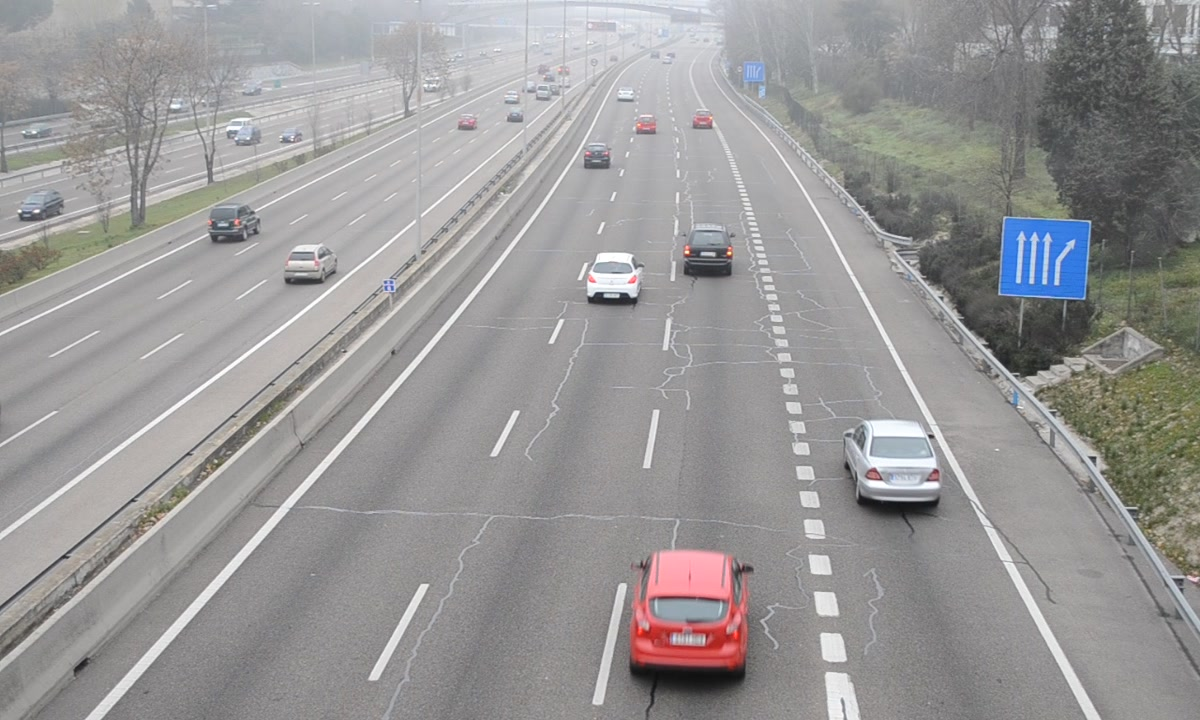
#> input picture Lab6/vehicular_traffic.jpg, 1200 x 720 px
$ jupyter execute Lab6_jupyter.ipynb   (older library calls are emulated)
#> lines starting #> are read from the running program, lines starting #| are printed output that depends on the picture
## Laboratorio 6: Image edge detection using derivative operators

- Elaborado por: Oscar Omar Martínez Lujano
- Matrícula: 352228
- Carrera: ITR
- Fecha: 2019-03-12

### Introduction
There are many ways to perform edge detection. However, the most may be grouped into two categories, gradient and Laplacian. The gradient method detects the edges by looking for the maximum and minimum in the first derivative of the image. The Laplacian method searches for zerocrossings in the second derivative of the image to find edges. This first figure shows the edges of an image detected using the gradient method (Roberts, Prewitt, Sobel) and the Laplacian method (Marrs-Hildreth).

Edge detection includes a variety of mathematical methods that aim at identifying points in a digital image at which the image brightness changes sharply or, more formally, has discontinuities. The points at which image brightness changes sharply are typically organized into a set of curved line segments termed edges. The same problem of finding discontinuities in one-dimensional signals is known as step detection and the problem of finding signal discontinuities over time is known as change detection. Edge detection is a fundamental tool in image processing, machine vision and computer vision, particularly in the areas of feature detection and feature extraction.

The purpose of detecting sharp changes in image brightness is to capture important events and changes in properties of the world. It can be shown that under rather general assumptions for an image formation model, discontinuities in image brightness are likely to correspond to:

    - discontinuities in depth,
    - discontinuities in surface orientation,
    - changes in material properties and
    - variations in scene illumination.

In the ideal case, the result of applying an edge detector to an image may lead to a set of connected curves that indicate the boundaries of objects, the boundaries of surface markings as well as curves that correspond to discontinuities in surface orientation. Thus, applying an edge detection algorithm to an image may significantly reduce the amount of data to be processed and may therefore filter out information that may be regarded as less relevant, while preserving the important structural properties of an image. If the edge detection step is successful, the subsequent task of interpreting the information contents in the original image may therefore be substantially simplified. However, it is not always possible to obtain such ideal edges from real life images of moderate complexity.

### Objectives

In this lab, you will learn about image edge detection. Edge detection is an important aspect in computer vision as it allows you to describe an object by one of its feature, which is its shape. Figure 1 (source) shows a road scenario where some of the main actors are pedestrians, cyclists, cars, trucks, traffic lights, pedestrian lights, trees, etc. Below that figure there are four particular images that show the edges of portions of the main image. Can you identify to what objects in the colour image those edge images correspond?. Because edges seem to be important when identifying or classifying objects, edge detection will be the core of this lab.

### Requerimientos del Laboratorio

EL software, hardware y herramientas de programación requeridas en este lab son:

    - Raspberry Pi with WiFi connection capabilities
    - Jupyter Notebook
    - Python >= 3.5.2
    - OpenCV 3.2
    - Git
    - GitHub account
    - Markdown editor (recommended: ReText 5.3.1)

### Procedimiento

The origin of edges in an image may comes from different factors, among them are:

    - surface normal discontinuity
    - depth discontinuity
    - surface colour discontinuity
    - illumination discontinuity

Figure 2 (source) illustrates each of these factors. However, how can we determine whether or not a particular pixel is part of a edge?. It seems that edges are steep cliffs or steep changes occurring somewhere in the image function f(x,y). For the greyscale image shown on the left in Figure 3, if we extracted its edges, they would look like those shown on the centre image. As can be seen from the right image, edges certainly represent steep changes in pixel value intensities. In this 3D representation, the x and y axes represent the width and height of the greyscale image; whereas the z axis represent the intensity value of each pixel.

In order to detect edges in images, we then need to look for strong changes within an image region neighborhood. As we will later describe, the neighborhood size and the approach to detect strong changes in that neighborhood are two important aspect to consider when detecting edges.

From our calculus class, we can recall that the derivative of a function f(x) determines the direction in which that function changes more rapidly. Hence, we can use derivatives to detect edges. For the left subfigure shown in Figure 4 (source: S. Lazebnik), if we extract a scanline at a particular row, as that depicted in red, and plot that data, we would obtain the profile shown in the centre subfigure. If we then apply the derivative to that profile, we would obtain the first derivative, this is shown in the right subfigure. It seems then that the edges of the left subfigure correspond to the extrema of the first derivative, being the maximum negative and positive slopes the ones instantiating the left and right edges. Therefore, finding edges in an image will have to do with finding peak values in the derivative of a function. The way to find these peaks in the derivate of a function relates to applying a differential operator to that function.

#### The Gradient

Differential operators are used to return the derivatives of an image f(x,y) along both the x and y axes, partial-derivative-of-f-wrt-x, partial-derivative-of-f-wrt-y, respectively. One of the main advantages of using differential operators is that they can be modelled as kernels or masks so that we can apply convolution or correlation to find the image gradient function of f(x,y), denoted by gradiente-of-f-symbol, which is a two-dimensional column vector as follows:

This vector has the importance geometrical property that it points in the direction of the greatest rate of change of f at location (x,y). The gradient magnitude and gradient direction are given by:

OpenCV has the method cv2.filter2D() that convolves an image with a kernel differential operator. Amongst the most well known differential operators are:

- Sobel Operator
- Prewitt Operator
- Roberts Operator
- Scharr Operator

In this section, we will focus on the Sobel operator, however, instead of using the cv2.filter2D() method, we will make use of the cv2.Sobel() function.

### a. Libraries

The following libraries are used in the code of this lab.

- ```cv2```: Implementa una gran variedad de algorítmos de procesamiento de imágenes y visión computacional.
- ```numpy:``` Crea y manipula listas, análisis numérico, etc.
- `matplotlib.pyplot:` Produce publicaciones con figuras de calidad en una variedad de formatos de copia impresa y entornos interactivos en todas las plataformas.

[cell 1]
# importa librerías estandar
import numpy as numpy
import cv2
import matplotlib.pyplot as plt

### b. Sobel Operator

The code below illustrates how we can detect edges using the Sobel operator. This will serve as the basis for you to implement the Prewitt and Roberts using the cv2.filter2D() method. If you want to detect both edges, better option is to keep the output datatype to some higher forms, like cv2.CV_16S, cv2.CV_64F etc, take its absolute value and then convert back to cv2.CV_8U. Below code demonstrates this procedure for a horizontal Sobel filter and difference in results.

- `cv2.Sobel(src, ddepth, dx, dy[, dst[, ksize[, scale[, delta[, borderType]]]]])`
    - Calculates the first, second, third, or mixed image derivatives using an extended Sobel operator.
    - src – input image.
    - ddepth –output image depth; the following combinations of src.depth() and ddepth are supported:
            src.depth() = CV_8U, ddepth = -1/CV_16S/CV_32F/CV_64F
            src.depth() = CV_16U/CV_16S, ddepth = -1/CV_32F/CV_64F
            src.depth() = CV_32F, ddepth = -1/CV_32F/CV_64F
            src.depth() = CV_64F, ddepth = -1/CV_64F
            when ddepth=-1, the destination image will have the same depth as the source; in the case of 8-bit input images it will result in truncated derivatives.
    - xorder – order of the derivative x.
    - yorder – order of the derivative y.
    - ksize – size of the extended Sobel kernel; it must be 1, 3, 5, or 7.
    - scale – optional scale factor for the computed derivative values; by default, no scaling is applied (see getDerivKernels() for details).
    - delta – optional delta value that is added to the results prior to storing them in dst.
    - borderType – pixel extrapolation method (see borderInterpolate for details).
    - **returns** – output image of the same size and the same number of channels as src .


- `numpy.absolute(x, /, out=None, *, where=True, casting='same_kind', order='K', dtype=None, subok=True[, signature, extobj])`
    - Calculate the absolute value element-wise.
    - x:array_like - Input array.
    - out : ndarray, None, or tuple of ndarray and None, optional
        A location into which the result is stored. If provided, it must have a shape that the inputs broadcast to. If not provided or None, a freshly-allocated array is returned. A tuple (possible only as a keyword argument) must have length equal to the number of outputs.
    - where : array_like, optional
        Values of True indicate to calculate the ufunc at that position, values of False indicate to leave the value in the output alone.
    - **returns** - absolute : ndarray
        An ndarray containing the absolute value of each element in x. For complex input, a + ib, the absolute value is \sqrt{ a^2 + b^2 }. This is a scalar if x is a scalar.

- `np.uint8`
    - Unsigned integer (0 o 255)


- `numpy.zeros_like(a, dtype=None, order='K', subok=True)`
    - Return an array of zeros with the same shape and type as a given array.
    - a:array_like - The shape and data-type of a define these same attributes of the returned array.
    - dtype:data-type (optional) - Overrides the data type of the result.
    - order:{‘C’, ‘F’, ‘A’, or ‘K’} (optional) - Overrides the memory layout of the result. ‘C’ means C-order, ‘F’ means F-order, ‘A’ means ‘F’ if a is Fortran contiguous, ‘C’ otherwise. ‘K’ means match the layout of a as closely as possible.
    - subok:bool (optional) - If True, then the newly created array will use the sub-class type of ‘a’, otherwise it will be a base-class array. Defaults to True.
    - **returns** - ndarray - array of zero with the same shame and type as a.

- `matplotlib.pyplot.xticks(ticks=None, labels=None, **kwargs)`
- `matplotlib.pyplot.yticks(ticks=None, labels=None, **kwargs)[source]`
    - Get or set the current tick locations and labels of the x-axis.
    - ticks:array_like - a list of positions at which ticks should be placed. You can pass an empty list to disable xticks.
    - labels:array_like (optional) - a list of explicit labels to place at the given locs.
    - **returns**: locs - an array of label locations
    - **returns**: labels - a list of text objects

Información obtenida de:
- https://docs.opencv.org/3.0-beta/modules/imgproc/doc/filtering.html?highlight=sobel#cv2.Sobel
- https://www.numpy.org/devdocs/user/basics.types.html
- https://docs.scipy.org/doc/numpy/reference/generated/numpy.zeros_like.html
- https://matplotlib.org/api/_as_gen/matplotlib.pyplot.xticks.html

[cell 2]
"""
	image_edge_detection_using_operators.py

	author: andres.hernandezg@udem.edu
	universidad de monterrey
"""

# import required libraries
import numpy as np
import matplotlib.pyplot as plt
import cv2


# compute Sobel gradient
def compute_absolute_sobel_gradient(img, ax='x', ksize=3, threshold=(40,140)):

	# 1) check whether img is a colour or greyscale image
	if len(img.shape)>2:

		# convert from colour to greyscale image
		grey = cv2.cvtColor(img, cv2.COLOR_BGR2GRAY)

	else:
		# if greyscale grey=img
		grey = img

	# 2) take the derivate in 'ax' axis
	if ax.lower()=='x':

		# apply the Sobel operator along the x axis
		sobel_derivative = cv2.Sobel(grey, ddepth=cv2.CV_64F, dx=1, dy=0, ksize=ksize, scale=1)

	if ax.lower()=='y':

		# apply the Sobel operator along the y axis
		sobel_derivative = cv2.Sobel(grey, ddepth=cv2.CV_64F, dx=0, dy=1, ksize=ksize, scale=1)

	# 3) take the absolute value of the derivative
	sobel_absolute = np.absolute(sobel_derivative)

	# 4) scale to 8-bit (0-255), then convert to type = np.uint8
	sobel_scaled = np.uint8(255 * sobel_absolute / np.max(sobel_absolute))

	# 5) create a mask of 1's where threshold[0] < sobel_scaled < threshold[1]
	binary_output = np.zeros_like(sobel_scaled)
	threshold_min = threshold[0]
	threshold_max = threshold[1]
	binary_output[(sobel_scaled >= threshold_min) & (sobel_scaled <= threshold_max)] = 1

    # return binary_image with gradient being detected along 'ax' axis
	return sobel_derivative, binary_output


# combine x and y derivatives using AND operation
def combine_x_and_y_binary_derivatives(img_derivative_x, img_derivative_y, threshold=(40,120)):

	# verify that both image derivatives are the same size
	if img_derivative_x.shape != img_derivative_y.shape:
		print('ERROR [combine_x_and_y_binary_derivatives]: img_binary_x and img_binary_y images should be of same size')
		exit()

	# 1) take the absolute value of the derivative
	absolute_x = np.absolute(img_derivative_x)
	absolute_y = np.absolute(img_derivative_y)

	# 2) scale to 8-bit (0-255), then convert to type = np.uint8
	absolute_scaled_x = np.uint8(255 * absolute_x / np.max(absolute_x))
	absolute_scaled_y = np.uint8(255 * absolute_y / np.max(absolute_y))

	# 3) create a mask of 1's where threshold[0] < sobel_scaled < threshold[1]
	binary_combined_gradients = np.zeros_like(absolute_scaled_x)
	indx_x = (absolute_scaled_x >= threshold[0]) & (absolute_scaled_x <= threshold[1])
	indx_y = (absolute_scaled_y >= threshold[0]) & (absolute_scaled_y <= threshold[1])
	binary_combined_gradients[indx_x|indx_y] = 1

	# return combined binary x-and-y derivatives
	return binary_combined_gradients


# compute magnitude of x and y derivatives
def compute_magnitude_of_derivatives(img_derivative_x, img_derivative_y, ksize=3, threshold=(40,120)):

	# 1) calculate the magnitude
    gradient_magnitude = np.sqrt(np.power(img_derivative_x, 2) + np.power(img_derivative_y, 2))

    # 2) scale to 8-bit (0 - 255) and convert to type = np.uint8
    gradient_scaled = np.uint8(255 * gradient_magnitude / np.max(gradient_magnitude))

    # 3) create a binary mask where mag thresholds are met
    binary_magnitude = np.zeros_like(gradient_scaled)
    binary_magnitude[(gradient_scaled >= threshold[0]) & (gradient_scaled <= threshold[1])] = 1

    return binary_magnitude


# compute orientation of magnitude of x and y derivatives
def compute_direction(img_derivative_x, img_derivative_y, threshold=(0, np.pi/2)):

	# 1) take the absolute value of the x and y gradients
    gradient_magnitude_x = np.absolute(img_derivative_x)
    gradient_magnitude_y = np.absolute(img_derivative_y)

    # 2) calculate the gradient magnitude direction
    #gradient_direction = np.arctan2(gradient_magnitude_y, gradient_magnitude_x)
    gradient_direction = np.arctan2(img_derivative_y, img_derivative_x)

    # 3) reate a binary mask where direction thresholds are met
    binary_direction = np.zeros_like(gradient_direction)
    binary_direction[(gradient_direction >= threshold[0]) & (gradient_direction <= threshold[1])] = 1

    return binary_direction


# pipeline
def run_pipeline(img_name):

	# read image
#> called with img_name = 'vehicular_traffic.jpg'
	img = cv2.imread(img_name)
#> img is the input picture: shape (720, 1200, 3); mean B, G, R 151.1, 151.1, 152.5

	# verify that image `img` exist
	if img is None:
		print('ERROR: image ', img_name, 'could not be read')
		exit()

	# compute sobel derivative along x axis
	img_derivative_x, img_binary_x = compute_absolute_sobel_gradient(img, ax='x', ksize=3, threshold=(40,140))
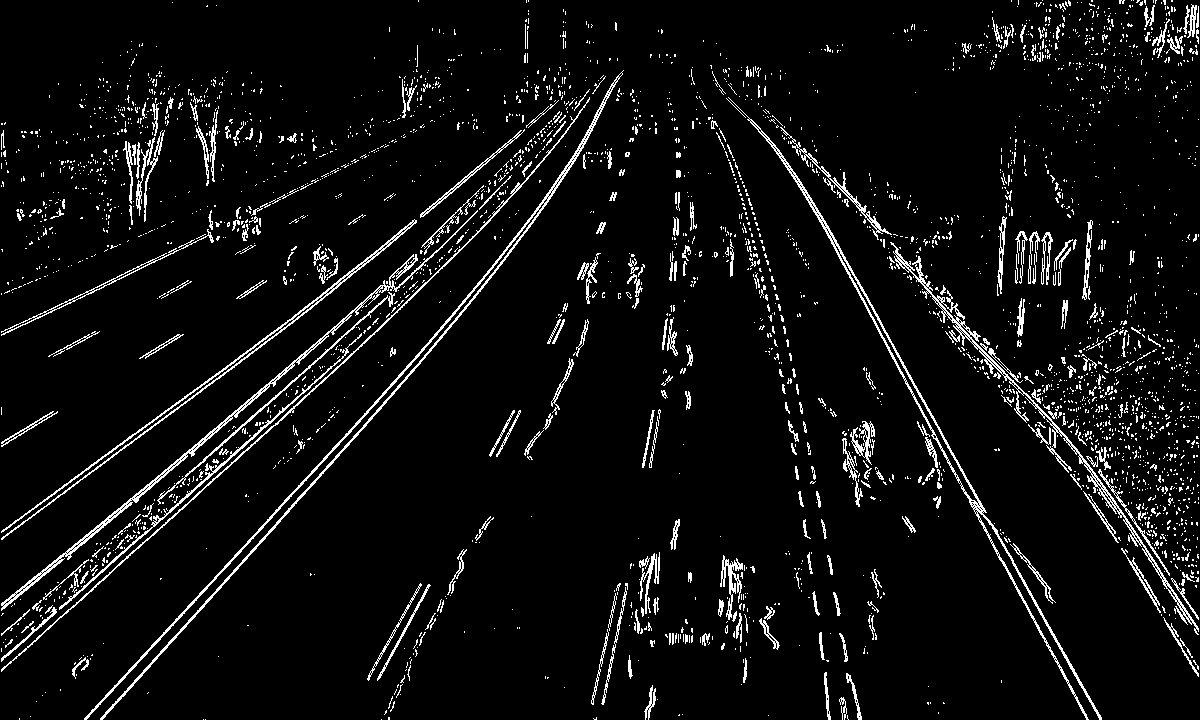
#> img_binary_x: shape (720, 1200); values 0 (black) and 1 (white), 5.8% white in thin lines or dots

	# compute sobel derivative along y axis
	img_derivative_y, img_binary_y = compute_absolute_sobel_gradient(img, ax='y', ksize=3, threshold=(40,140))
#> call 2 of compute_absolute_sobel_gradient, with ax = 'y', ksize = 3, threshold = (40, 140)
#> in compute_absolute_sobel_gradient (call 2), `sobel_derivative = cv2.Sobel(grey, ddepth=cv2.CV_64F, dx=0, dy=1, ksiz..`:
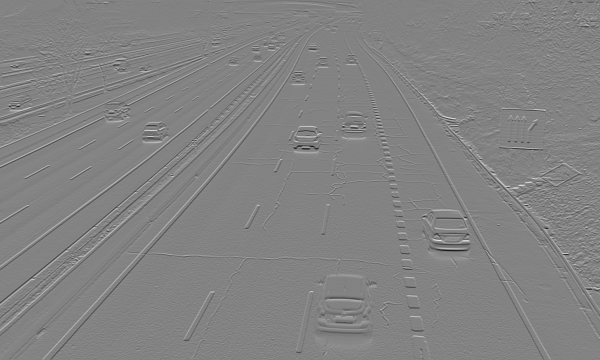
#> sobel_derivative: shape (720, 1200) float64 (shown at 1/2 size); min -654, max 619, mean -0.5; drawn with min black and max white
#> img_binary_y: shape (720, 1200); values 0 (black) and 1 (white), 6.4% white in thin lines or dots

	# combine x and y derivatives
	img_combined_derivatives = combine_x_and_y_binary_derivatives(img_derivative_x, img_derivative_y, threshold=(50,140))
#> img_combined_derivatives: shape (720, 1200); values 0 (black) and 1 (white), 6.9% white in thin lines or dots

	# compute magnitude of gradient
	img_magnitude_gradient = compute_magnitude_of_derivatives(img_derivative_x, img_derivative_y, ksize=3, threshold=(40,140))
#> img_magnitude_gradient: shape (720, 1200); values 0 (black) and 1 (white), 10.1% white in thin lines or dots

	# compute direction of gradient
	thresh_min = 0
	thresh_max = 2
	img_direction_gradient = compute_direction(img_derivative_x, img_derivative_y, threshold=(np.radians(thresh_min), np.radians(thresh_max)))
#> in compute_direction, `gradient_direction = np.arctan2(img_derivative_y, img_derivative_x)`:
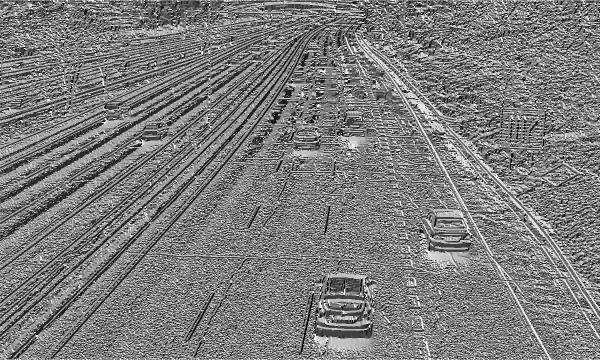
#> gradient_direction: shape (720, 1200) float64 (shown at 1/2 size); min -3.14, max 3.14, mean -0.0522; drawn with min black and max white
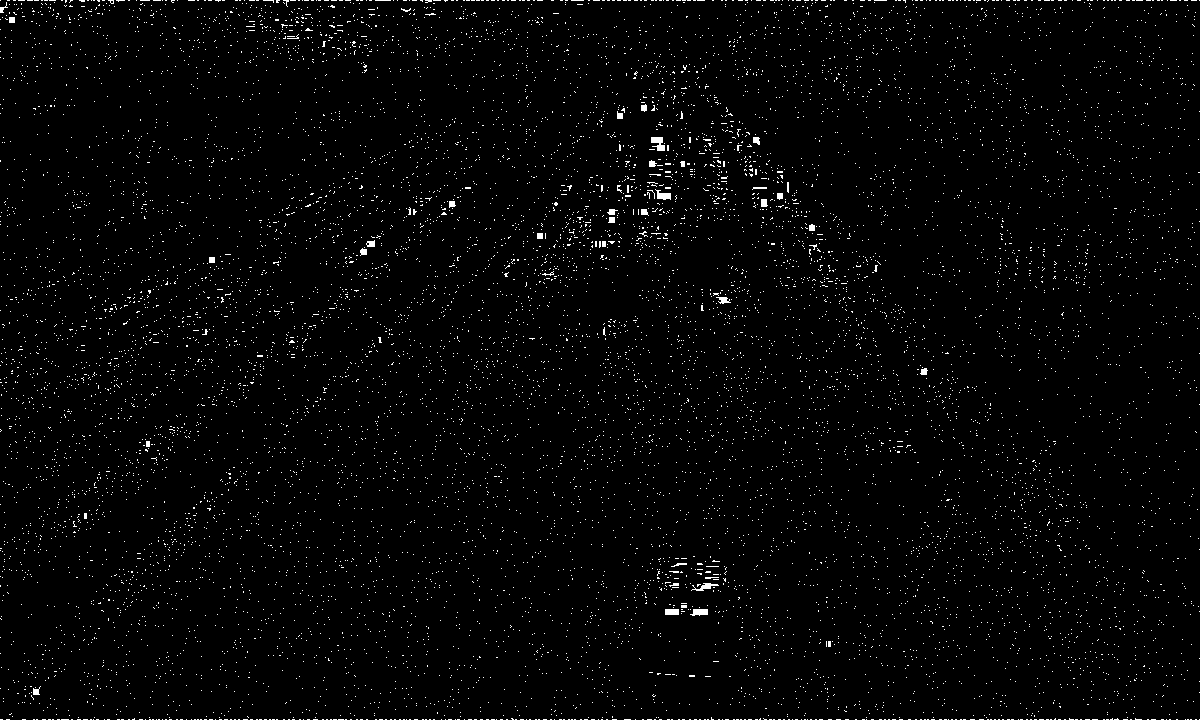
#> img_direction_gradient: shape (720, 1200) float64; values 0 (black) and 1 (white), 1.9% white in thin lines or dots

	# plot input and output images
	plt.figure(1)
	img = cv2.cvtColor(img, cv2.COLOR_BGR2RGB)
	plt.imshow(img, cmap='gray')
	plt.title('Colour input image')
	plt.xticks([])
	plt.yticks([])

	plt.figure(2)
	plt.imshow(img_derivative_x, cmap='gray')
	plt.title('x derivative')
	plt.xticks([])
	plt.yticks([])

	plt.figure(3)
	plt.imshow(img_binary_x, cmap='gray')
	plt.title('binary x derivative')
	plt.xticks([])
	plt.yticks([])

	plt.figure(4)
	plt.imshow(img_derivative_y, cmap='gray')
	plt.title('y derivative')
	plt.xticks([])
	plt.yticks([])

	plt.figure(5)
	plt.imshow(img_binary_y, cmap='gray')
	plt.title('binary y derivative')
	plt.xticks([])
	plt.yticks([])

	plt.figure(6)
	plt.imshow(img_combined_derivatives, cmap='gray')
	plt.title('combined x-and-y derivatives')
	plt.xticks([])
	plt.yticks([])

	plt.figure(7)
	plt.imshow(img_magnitude_gradient, cmap='gray')
	plt.title('gradient magnitude')
	plt.xticks([])
	plt.yticks([])

	plt.figure(8)
	plt.imshow(img_direction_gradient, cmap='gray')
	plt.title('gradient direction')
	plt.xticks([])
	plt.yticks([])

	plt.show()


# uncomment the corresponding line to try a particular image
#img_name = 'opera_house_vivid_sydney.jpg'
#img_name = 'sydney_harbour.jpg'
img_name = 'vehicular_traffic.jpg'

# run pipeline
run_pipeline(img_name)
